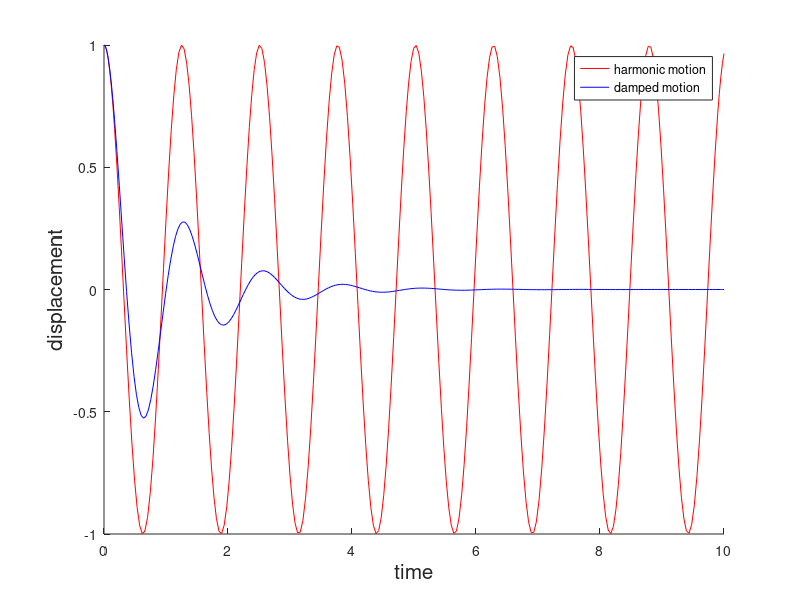

MATLAB code to generate this figure:
% Program 1d - Solution curves to different ODEs.
% Chapter 1 - A Tutorial Introduction to MATLAB and the Symbolic Math Package.
% Copyright Birkhaser 2014. Stephen Lynch.

clear;figure;
hold on
deqn=@(t,x) [x(2);-25*x(1)];
[t,xa]=ode45(deqn,[0 10],[1 0]);
plot(t,xa(:,1),'r'); % Plot a red curve.
clear
deqn=@(t,x) [x(2);-2*x(2)-25*x(1)];
[t,xb]=ode45(deqn,[0 10],[1 0]);
plot(t,xb(:,1),'b'); % Plot a blue curve.
legend('harmonic motion','damped motion')
xlabel('time','Fontsize',15);
ylabel('displacement','Fontsize',15);
hold off

% End of Program 1d.